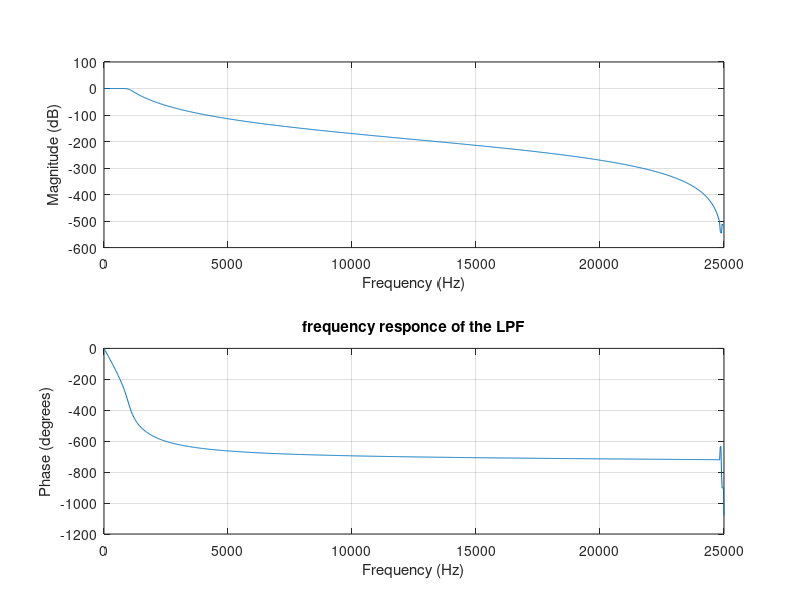
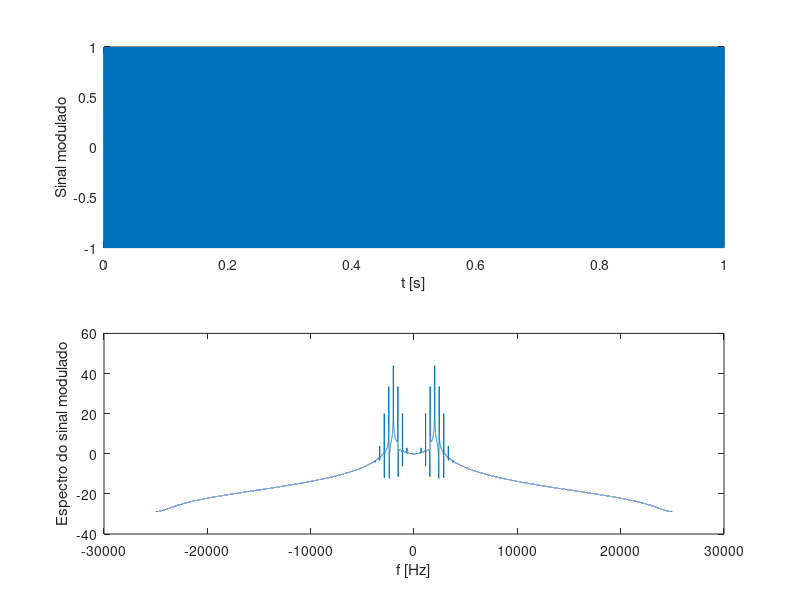
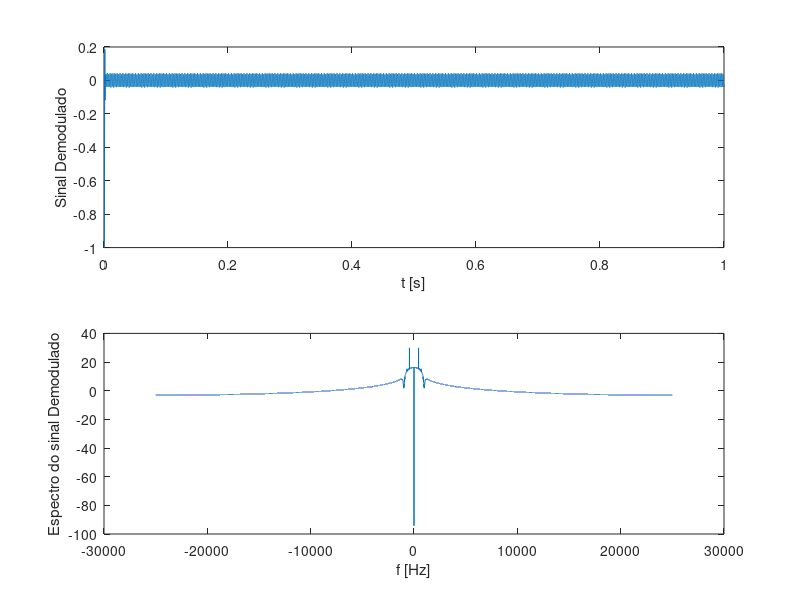
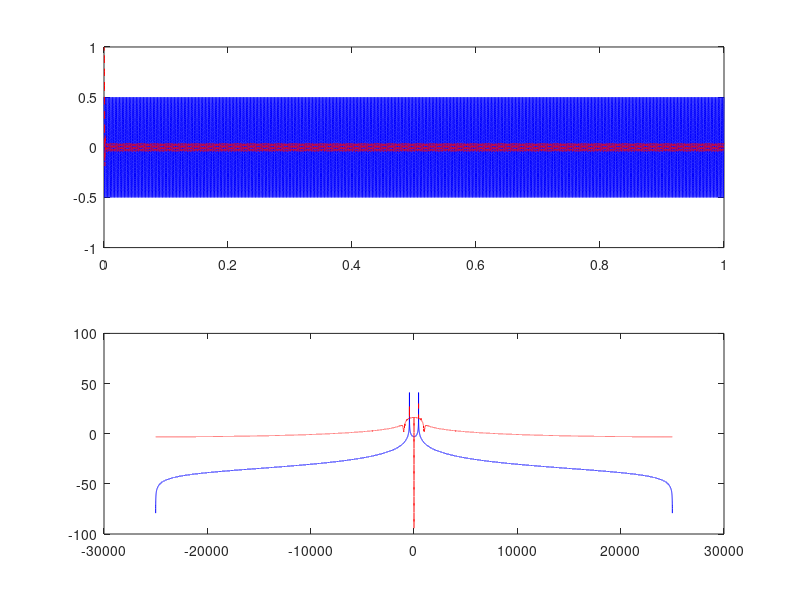

Source code (MATLAB) for these figures, in order:
% .................... Princ?pios de Comunica??es I........................
% 
% Lab IV 
% 
% Modula??o FM   - Segunda parte   
%
% by Jair Silva
% UFES/2013
% .........................................................................
%
clc, clear all, close all
%
% ............... Dados de entrada ........................................
fm = 440;         % Frequ?ncia do sinal modulante
Fc = 2000;        % Frequencia da portadora
fs = 50e3 ;       % Taxa de amostragem 
A  = 1;           % Amplitude do sinal modulante
B  = 1000;       % ?ndice de modula??o angular 
kf = 1;           % ?ndice de modula??o
C  = 0;           % Fase inicial
d  = 1 ;          % Dura??o do sinal de mensagem

%................ Dados calculados .......................................
kf  = (B*fm)/A;   % Constante de modula??o FM 
delta_f = kf*A;   % Desvio frequencia -- Quando o sinal modulante ? um tom
Bw  = 2*delta_f + 2*fm % Largura de banda do sinal modulado (Carson)
 
% ............ Gera??o do sinal modulante ................................. 
t = linspace(0, d, d*fs+1);   % sinal tempo
m = .5*cos(2*pi*fm*t);        % sinal mensagem

% ............ Modula??o FM ...............................................
s_int = cumsum(m)/fs;                     % Computa a integra??o 
s     = A*cos(2*pi*Fc*t + B*s_int + C);   % modula??o

% ............... Canal ...................................................
r = s;  % B2B

% ............ Demodula??o FM .............................................
% Executa a derivada do sinal modulado em FM
r_derv = diff(r);             

% Filtragem butterworth filter parameter
N      = 8 ;            % ordem do filtro
fcut   = Fc/2;          % frequencia de corte do filtro 
r_abs  = abs(r_derv);   % tira o valor absoluto do sinal modulado  
[b,a]  = butter(N,2*fcut/fs,'low');  % Filtro butterworth 
figure, freqz(b,a,fcut,fs),title('frequency responce of the LPF');
r_filt = filter(b,a,r_abs);          % Filtragem

% Remove m?dias 
r_sm = r_filt - mean(r_filt);

% Normaliza o sinal 
r_demod = r_sm/max(abs(r_sm));


% ================ Plota alguns Gr?ficos ==================================
figure;   % transmiss?o
f = linspace(-fs/2, fs/2, length(s));
S = fft(s);
subplot(2,1,1); plot(t,s); xlabel('t [s]'); ylabel('Sinal modulado');

subplot(2,1,2); plot(f,10*log10(fftshift(abs(S))));
xlabel('f [Hz]'); ylabel('Espectro do sinal modulado');

figure;   % Receptor
R = fft(r_demod);
subplot(2,1,1); plot(t(1:end-1),r_demod); xlabel('t [s]'); ylabel('Sinal Demodulado');

subplot(2,1,2); plot(f(1:end-1),10*log10(fftshift(abs(R))));
xlabel('f [Hz]'); ylabel('Espectro do sinal Demodulado');

figure;   % compara os sinais original e demodulado
subplot(2,1,1); plot(t,m,'b-',t(1:end-1),(-1)*r_demod,'r--')
subplot(2,1,2); plot(f,10*log10(fftshift(abs(fft(m)))),'b-',...
                     f(1:end-1),10*log10(fftshift(abs(R))),'r--');

% Para escutar os sinais 
%fprintf('Play do sinal original \n');
%sound(m, fs);
%fprintf('Play do sinal demodulado \n');
%sound(r, fs);